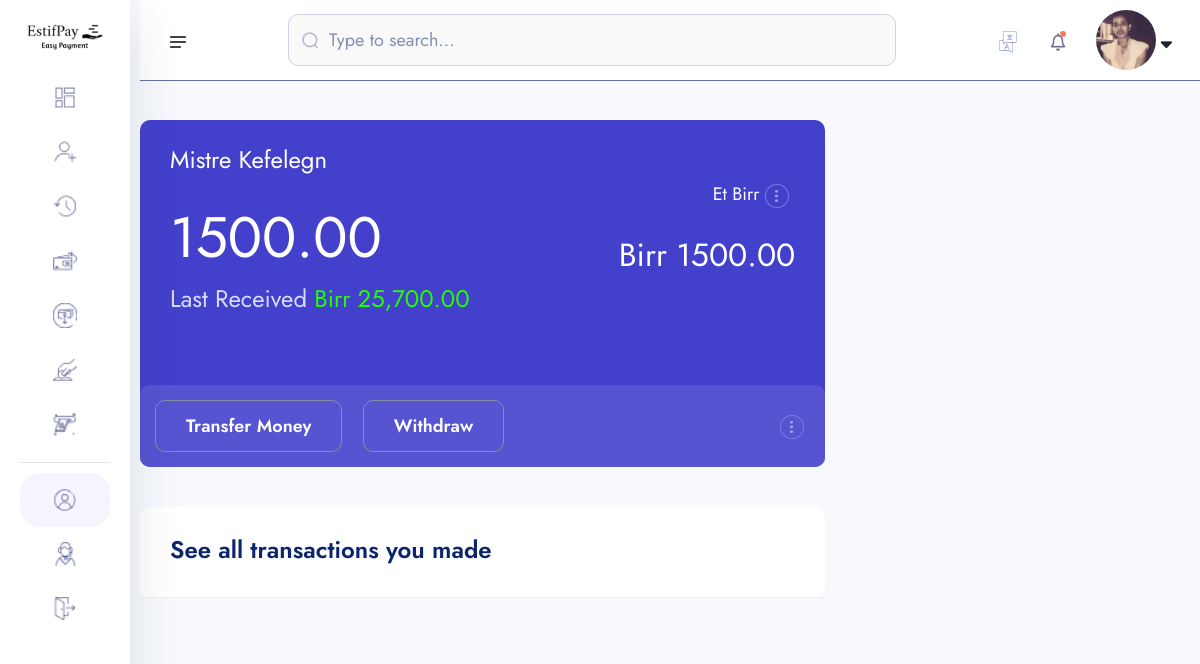
Page /account/deposit/ (signed in) on the earlier database version.
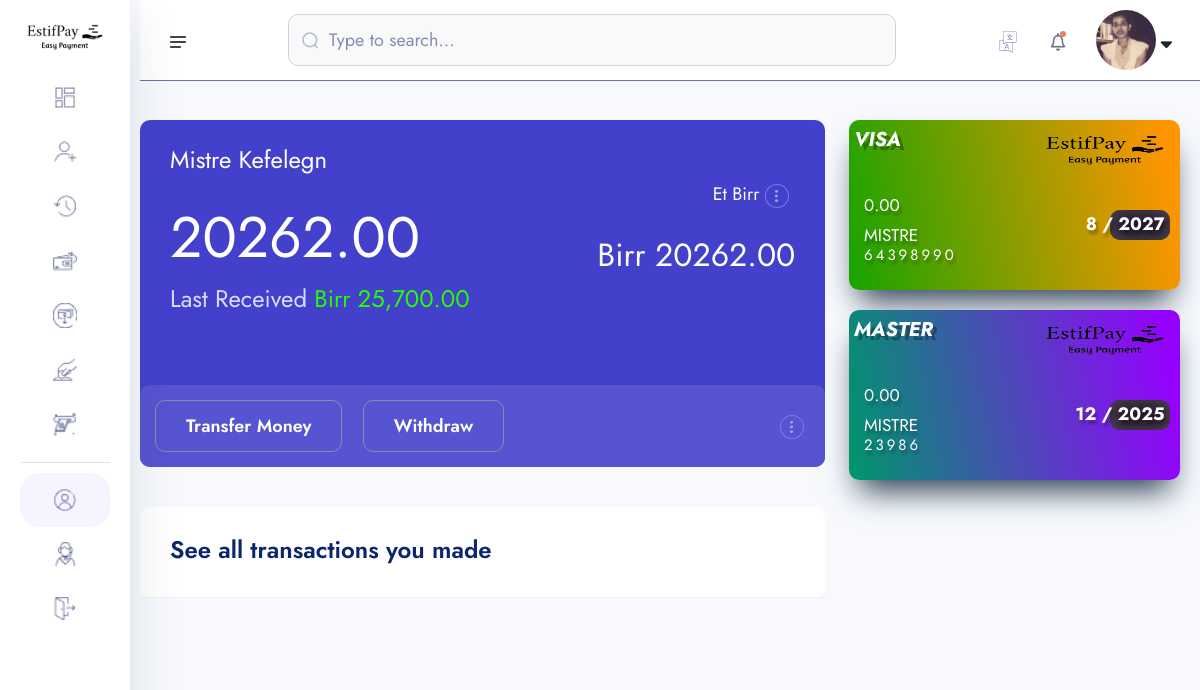
Same page on the later database version.
### account/models.py (models this page shows, shortened)
class Account(models.Model):
    id = models.UUIDField(primary_key=True, unique=True, default=uuid4, editable=False)
    user = models.OneToOneField(User, on_delete=models.CASCADE)
    account_balance = models.DecimalField(max_digits=12, decimal_places=2, default=0.00)
    account_number = ShortUUIDField(unique=True, length=10, max_length =15, prefix='217', alphabet="1234567890")
    account_id = ShortUUIDField(unique=True, length=7, max_length=25, prefix="EST", alphabet="1234567890")
    pin_number = ShortUUIDField(unique=True, length=4, max_length=7, alphabet="1234567890")
    ref_code = ShortUUIDField(unique=True, length=10, max_length=20, alphabet="abcdefgh1234567890")
    account_status = models.CharField(max_length=100, choices=ACCOUNT_STATUS, default="pending")
    date = models.DateTimeField(auto_now_add=True)
    kyc_submitted = models.BooleanField(default=False)
    kyc_confirmed = models.BooleanField(default=False)
    recommended_by = models.ForeignKey(User, on_delete=models.DO_NOTHING, blank=True, null=True, related_name="recommended_by")
    class Meta:
        ordering = ['-date']

### core/models.py (models this page shows, shortened)
class CreditCard(models.Model):
    user = models.ForeignKey(User, on_delete=models.CASCADE)
    card_id = ShortUUIDField(unique=True, length=5, max_length=20, prefix="CARD", alphabet="1234567890")
    name = models.CharField(max_length=100)
    number = models.IntegerField()
    month = models.IntegerField()
    year = models.IntegerField()
    cvv = models.IntegerField()
    amount = models.DecimalField(max_digits=12, decimal_places=2, default=0.00)
    card_type = models.CharField(choices=CARD_TYPE, max_length=20, default="master")
    card_status = models.BooleanField(default=True)
    date = models.DateTimeField(auto_now_add=True)

### account/views.py (the view)
# urls.py: path('deposit/', views.deposit, name="deposit"),
def deposit(request):
    kyc = KYC.objects.get(user=request.user)
    account = Account.objects.get(user=request.user)
    credit_card = CreditCard.objects.filter(user= request.user).order_by('-id')
    context = {
        "kyc":kyc,
        "account":account,
        'credit_card':credit_card
    }
    return render(request, "account/deposit_money.html",context)

### templates/account/deposit_money.html (shortened to what the changed rows need)
{% extends "partials/dashboard-base.html" %}
{% load static %}
{% block content %}
    <section class="dashboard-section body-collapse">
        <div class="overlay pt-120">
            <div class="container-fruid">
                <div class="row">
                    <div class="col-xl-8 col-lg-7">
                        <div class="section-content">
                            <div class="acc-details">
                                <div class="top-area">
                                    <div class="left-side">
                                        <h5>{{kyc.fullname}}</h5>
                                        <h2>{{account.account_balance}}</h2>
                                        <h5 class="receive">Last Received <span>Birr 25,700.00</span></h5>
                                    </div>
                                    <div class="right-side">
                                        <div class="right-bottom">
                                            <h4>Birr {{account.account_balance}}</h4>
                                        </div>
                                    </div>
                                </div>
                            </div>
                        </div>
                    </div>
                    <div class="col-xl-4 col-lg-5">
                        <div class="side-items">
                            <div class="row">
                                {% for c in credit_card %}
                                    <a href="{% url "core:creditcarddetail"  c.card_id%}">
                                        <div class="col-12">
                                            <div class="card__main">
                                                <div class="{% if c.card_type == 'verve' %}Front_card{% endif %}    {% if c.card_type == 'master' %}masterCard{% endif %}    {% if c.card_type == 'visa' %}visaCard{% endif %}">
                                                <div class="top_card">
                                                    <span class="visa">{{c.card_type|upper}}</span>
                                                    <div class="logo">
                                                        <img src="{% static 'assets/images/logo.png' %}" class="logo" alt="logo">
                                                    </div>
                                                </div>
                                                <div class="middle_card">
                                                    <span class="chip"></span>
                                                    <div class="card_number">{{c.number}}</div>
                                                </div>
                                                <div class="bottom_card">
                                                    <div class="card_info">
                                                    <div class="card_holder_name">{{c.amount}}</div>
                                                    <div class="card_holder_name">{{c.name}}</div>
                                                    </div>
                                                    <div class="card_info">
                                                    <div class="card_holder_info">
                                                        <span class="expire_month" >{{c.month}}</span>
                                                        <span class="slash">/</span>
                                                        <span class="expire_year">{{c.year}}</span>
                                                    </div>
                                                    </div>
                                                </div>
                                                </div>
                                                <div class="back_card">
                                                <div class="top_card">
                                                    <div class="cvc_strip">
                                                    <span class="cvc_number">000</span>
                                                    </div>
                                                </div>
                                                <div class="bottom_card">
                                                    <div class="flex">
                                                    <div class="logo1">
                                                    </div>
                                                    </div>
                                                </div>
                                                </div>
                                            </div>
                                        </div>
                                    </a>
                                {% endfor %}
                            </div>
                        </div>
                    </div>
                </div>
            </div>
        </div>
    </section>
    {% endblock content %}

Differences in the rows shown:
changed Account: account_balance "1500.00" → "20262.00"
added CreditCard: card_type "VISA", number "64398990", amount "0.00", name "MISTRE", month "8", year "2027"
added CreditCard: card_type "MASTER", number "23986", amount "0.00", name "MISTRE", month "12", year "2025"
